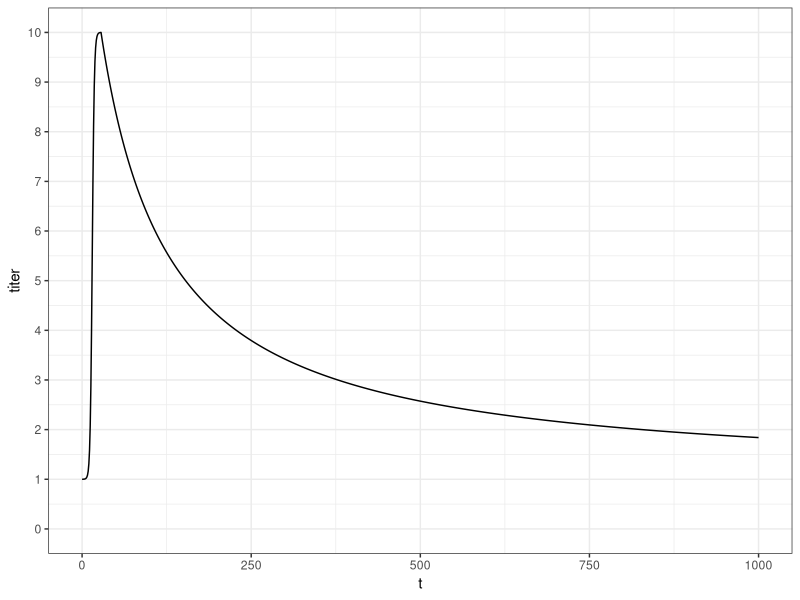
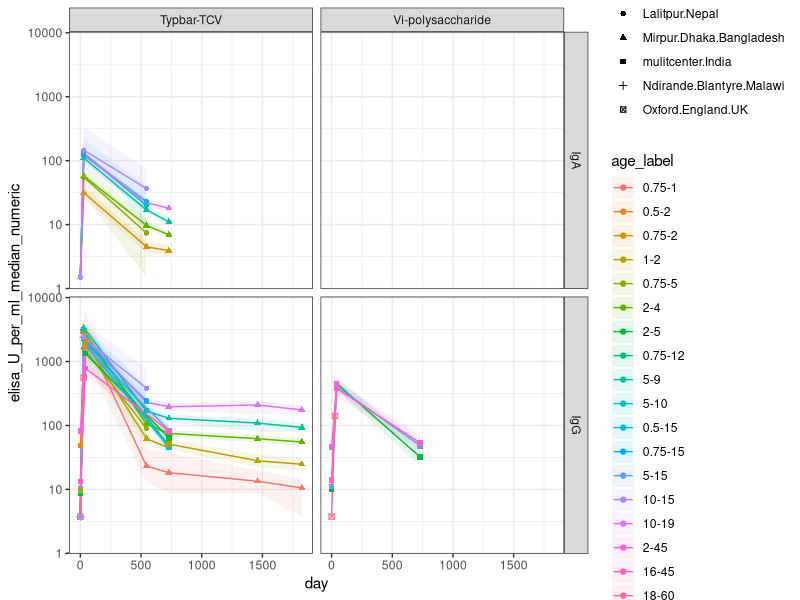

Here is the R script that generated these plots, in order: (Note: this script raises an error after producing the figures.)
# getting titer model going

library(tidyverse)
library(stats4)

# time series function for waning
# units in days
t_peak=21
t = seq(0,1e3,by=1)

titer_vs_time = function(t,T_decay=100,alpha=1,C_max=10,
                 C_min=1,T_rise=1.5,t_start=3,t_peak=28){
  # power law decay
  titer = (1+(t-t_peak)/(alpha*T_decay))^(-alpha)
  
  # simple logistic interpolator rise (this is just for continuity/realism. plays no role in the model)
  titer[t<t_peak] =
    (1/(1+exp(-(t[t<t_peak]-t_start*5)/T_rise)) - 1/(1+exp(-(0-t_start*5)/T_rise)))/
    (1/(1+exp(-(t_peak-t_start*5)/T_rise)) - 1/(1+exp(-(0-t_start*5)/T_rise)))
  
  # scale dimensions
  titer = C_min + (C_max-C_min)*titer
  
  return(titer)
}

plot_dat = data.frame(t=t,titer=titer_vs_time(t=t))
ggplot(plot_dat) +
  geom_line(aes(x=t,y=titer)) +
  theme_bw() +
  scale_y_continuous(limits=c(0,10),breaks=seq(0,10,by=1))



# bring in data!

# immunogenicitiy data
d_imm = readxl::read_excel('data/typhoid_vaccine_study_data.xlsx',sheet = 'immunogenicity') |>
  pivot_longer(
    cols = matches("^(treatment|control)_day"),    # select columns starting with "treatment" or "control" and "day"
    names_to = c("cohort", "day", "measure"),       # create three new columns from parts of the name
    names_pattern = "(treatment|control)_day(\\d+)_(.*)",  # regex to extract the cohort, day, and measure
    values_to = "value",                             # the data goes into a new column named 'value'
    values_transform = list(value = as.character)
  ) |>
  mutate(day = as.numeric(day)) |>
  pivot_wider(
    names_from = measure,
    values_from = value
  ) |>
  drop_na(N) |>
  mutate(across(c("age_min_years","age_max_years","N", "seropositive_percent", "fold_rise_median","fold_rise_lower",
                  "fold_rise_upper","seroconversion_percent"), as.numeric)) |>
  mutate(elisa_U_per_ml_median_numeric = if_else(elisa_U_per_ml_median=='<7.5',3.75,if_else(elisa_U_per_ml_median=='<3.0',1.5,as.numeric(elisa_U_per_ml_median)))) |>
  mutate(elisa_U_per_ml_lower_numeric = if_else(elisa_U_per_ml_lower=='<7.5',3.75,if_else(elisa_U_per_ml_lower=='<3.0',1.5,as.numeric(elisa_U_per_ml_lower)))) |>
  mutate(elisa_U_per_ml_upper_numeric = if_else(elisa_U_per_ml_upper=='<7.5',3.75,if_else(elisa_U_per_ml_upper=='<3.0',1.5,as.numeric(elisa_U_per_ml_upper)))) |>
  mutate(age_mean = 1/2*(age_min_years + age_max_years)) |>
  mutate(age_label = reorder(factor(paste(age_min_years,'-',age_max_years,sep='')),age_mean))

names(d_imm)


# need to rescale the Kossaczka1999 Vietnam data that uses a different elisa assay to match VaccZyme standard
# common reference is from Vi-polysaccharide vaccine

relevant_data = d_imm |> 
  filter(vaccine == 'Vi-polysaccharide') |>
  # comparable age cohorts
  filter(age_min_years==5) |>
  # comparable days
  filter(day ==0 | day == 42) |>
  # only comparable antigen left is IgG
  filter(antigen=='IgG') |>
  select(study,antigen, age_min_years,age_max_years,age_mean,day,elisa_U_per_ml_median_numeric)
relevant_data

# scaling multiplier thankfully looks homogenous from day 0 and day 42!
relevant_data |> group_by(age_min_years,day) |>
  reframe(ratio = elisa_U_per_ml_median_numeric/elisa_U_per_ml_median_numeric[study=='Kossaczka1999'])

Kossaczka_multiplier = (25.2 + 21.5)/2
Kossaczka_multiplier 

d_imm |> 
  filter(study == 'Kossaczka1999') |>
  filter(antigen =='IgG') |>
  select(study,antigen,age_min_years, age_max_years, age_mean,day, elisa_U_per_ml_median_numeric) |>
  print(n=35)

# rescale all Kossaczka data, including IgA (which is a leap!)

names(d_imm)
d_imm = d_imm |> 
  mutate(elisa_U_per_ml_median_numeric = if_else(study=='Kossaczka1999', Kossaczka_multiplier*elisa_U_per_ml_median_numeric,elisa_U_per_ml_median_numeric),
         elisa_U_per_ml_lower_numeric = if_else(study=='Kossaczka1999', Kossaczka_multiplier*elisa_U_per_ml_lower_numeric,elisa_U_per_ml_lower_numeric),
         elisa_U_per_ml_upper_numeric = if_else(study=='Kossaczka1999', Kossaczka_multiplier*elisa_U_per_ml_upper_numeric,elisa_U_per_ml_upper_numeric))

# linear proportional scaling seems unlikely, with the very high 18-35 day 42 titer...
d_imm |> 
  filter(study == 'Kossaczka1999') |>
  filter(antigen =='IgG') |>
  select(study,day,vaccine,age_min_years, age_max_years, age_mean,day, elisa_U_per_ml_median,elisa_U_per_ml_median_numeric) |>
  print(n=35)


# plot total individual VE for bacteriologically-confirmed typhoid fever vs time
plot_dat = d_imm |>
  filter(cohort == 'treatment') 

ggplot(plot_dat, aes(shape=dotname,color=age_label,fill=age_label,group=age_label)) +
  geom_ribbon(aes(x=day,ymin=elisa_U_per_ml_lower_numeric,ymax=elisa_U_per_ml_upper_numeric),color=NA,alpha=0.1) +
  geom_line(aes(x=day,y=elisa_U_per_ml_median_numeric)) +
  geom_point(aes(x=day,y=elisa_U_per_ml_median_numeric)) +
  facet_grid('antigen ~ vaccine') +
  theme_bw() +
  scale_y_continuous(trans='log10')


# fit to a single study group
fit_dat = d_imm |>
  filter(cohort == 'treatment') |>
  # filter(vaccine == 'Typbar-TCV') |> 
  filter(antigen == 'IgG') |>
  # filter(age_label %in% c('5-9','5-10')) |>
  filter(vaccine_schedule == 'single_dose') |>
  filter(day>0) |>
  filter(study !='Jin2017') |> filter(!(study=='Kossaczka1999' & age_min_years ==18 )) #excluding outliers for now...

fit_dat = fit_dat |> arrange(age_mean)

log_lsq_likelihood = function(C_max_TCV,T_decay,alpha,
                              beta_C_max_age_mean=0,beta_T_decay_age_mean=0,beta_alpha_age_mean=0,
                              Delta_C_max_Vips=0,Delta_C_max_VirEPA=0){
  
  titer=rep(NA,nrow(fit_dat))
  Tda = T_decay*exp(beta_T_decay_age_mean * fit_dat$age_mean)
  alpha_a = alpha*exp(beta_alpha_age_mean * fit_dat$age_mean)
  Cma=C_max_TCV*exp(beta_C_max_age_mean * fit_dat$age_mean)
 
   for (row in 1:length(titer)){
     if (fit_dat$vaccine[row] == 'Vi-polysaccharide'){
       Cma[row] = Cma[row]*exp(Delta_C_max_Vips)
     } else if (fit_dat$vaccine[row] == 'Vi-rEPA2'){
       Cma[row] = Cma[row]*exp(Delta_C_max_VirEPA)
     }
     
    titer[row]=titer_vs_time(t=fit_dat$day[row],C_max=Cma[row],T_decay=Tda[row],alpha=alpha_a[row])
  }
  
  # quick and dirty mean to mean log-lsq for now
    mlogL = sum((log(fit_dat$elisa_U_per_ml_median_numeric)-log(titer))^2/(log(fit_dat$elisa_U_per_ml_upper_numeric)-log(fit_dat$elisa_U_per_ml_lower_numeric))^2)
  
  return(mlogL)
}


mod = mle(log_lsq_likelihood,
          start=list(C_max_TCV=4000,T_decay=100,alpha=1,beta_C_max_age_mean=0,beta_T_decay_age_mean=0,beta_alpha_age_mean=0,Delta_C_max_Vips=-0,Delta_C_max_VirEPA=0),
          fixed=list(),
          control=list(parscale=c(1000,10,0.05,0.001,0.001,0.001,1,1)))
summary(mod) 

# fit
fitted= expand.grid(day=seq(0,2000,by=10),
                    age_mean=unique(fit_dat$age_mean),
                    antigen='IgG',
                    vaccine = unique(fit_dat$vaccine),
                    titer=NA) 
age_means=unique(fitted$age_mean)
vaccines=unique(fit_dat$vaccine)
Delta_coeff_C = c(0, coef(mod)['Delta_C_max_VirEPA'],coef(mod)['Delta_C_max_Vips'])
for (k in 1:length(age_means)){
  for (n in 1:length(vaccines)){
    idx = fitted$age_mean==age_means[k] & fitted$vaccine==vaccines[n]
    fitted$titer[idx] = titer_vs_time( t=seq(0,2000,by=10),
                                C_max=coef(mod)[1]*exp(coef(mod)[4]*age_means[k])*exp(Delta_coeff_C[n]),
                                T_decay=coef(mod)[2]*exp(coef(mod)[5]*age_means[k]),
                                alpha=coef(mod)[3]*exp(coef(mod)[6]*age_means[k]))
  }
}
fitted = fitted |> filter(interaction(age_mean,vaccine) %in% unique(interaction(fit_dat$age_mean,fit_dat$vaccine)))

ggplot() +
  geom_ribbon(data=fit_dat,aes(x=day,ymin=elisa_U_per_ml_lower_numeric,ymax=elisa_U_per_ml_upper_numeric,
                                fill=age_label,group=age_label),alpha=0.1) +
  geom_line(data=fit_dat,aes(x=day,y=elisa_U_per_ml_median_numeric,
                              color=age_label,group=age_label)) +
  geom_point(data=fit_dat,aes(x=day,y=elisa_U_per_ml_median_numeric,
                               shape=dotname,color=age_label,group=age_label)) +
  geom_line(data=fitted,aes(x=day,y=titer,group=interaction(age_mean,vaccine)),color='black') +
  facet_wrap('vaccine ~ age_mean') +
  theme_bw() +
  scale_y_continuous(trans='log10')



## boosting

names(d_imm)

boosting_data = d_imm |> filter(study %in% c('Kossaczka1999','Mohan2015')) |>
  filter(antigen=='IgG') |>
  filter( (study == 'Kossaczka1999' & age_min_years == 2) | 
            (study == 'Kossaczka1999' & age_min_years == 18) | 
            (study == 'Mohan2015' & age_min_years == 2 & age_max_years == 45) |
            (study == 'Mohan2015' & age_min_years == 0.5 & age_max_years == 2)) |>
  mutate(group_label = interaction(vaccine,age_label, vaccine_schedule))
boosting_data


ggplot(boosting_data) +
  geom_ribbon(aes(x=day,ymin=elisa_U_per_ml_lower_numeric,ymax=elisa_U_per_ml_upper_numeric,
                               fill=vaccine_schedule,group=group_label),alpha=0.1) +
  geom_line(aes(x=day,y=elisa_U_per_ml_median_numeric,
                             color=vaccine_schedule,group=group_label)) +
  geom_point(aes(x=day,y=elisa_U_per_ml_median_numeric,
                              shape=study,color=vaccine_schedule,group=group_label)) +
  facet_wrap('vaccine ~ age_mean') +
  theme_bw() +
  scale_y_continuous(trans='log10')


# slice it into fold-rise
# first, exclude the time points that aren't immediately pre or post vaccination
boosting_data = boosting_data |> 
  filter(day <100) |>
  filter(!(study == 'Kossaczka1999' & vaccine_schedule == 'single_dose' & day==70))

# all remaining data is a pre-post pair or pre-(post1=pre2)-post2 triplet
ggplot(boosting_data) +
  geom_ribbon(aes(x=day,ymin=elisa_U_per_ml_lower_numeric,ymax=elisa_U_per_ml_upper_numeric,
                  fill=vaccine_schedule,group=group_label),alpha=0.1) +
  geom_line(aes(x=day,y=elisa_U_per_ml_median_numeric,
                color=vaccine_schedule,group=group_label)) +
  geom_point(aes(x=day,y=elisa_U_per_ml_median_numeric,
                 shape=study,color=vaccine_schedule,group=group_label)) +
  facet_wrap('vaccine ~ age_mean') +
  theme_bw() +
  scale_y_continuous(trans='log10')


# let's duplicate and shift that triplet so everything is a pre-post pair
tmp = boosting_data |> filter(study == 'Kossaczka1999' & vaccine_schedule == 'two_dose_6_week') 
tmp$vaccine_schedule[1:2]='single_dose'
tmp[4,] = tmp[3,]
tmp[3,] = tmp[2,]
tmp[3,'day']=0
tmp[4,'day']=70-42
tmp[3:4,'vaccine_schedule']='booster'

boosting_data = boosting_data |>
  filter(!(study == 'Kossaczka1999' & vaccine_schedule == 'two_dose_6_week')) |>
  rbind(tmp) |>
  mutate(group_label = interaction(study,vaccine,age_label, vaccine_schedule))


# all remaining data is a pre-post pair!
ggplot(boosting_data) +
  geom_ribbon(aes(x=day,ymin=elisa_U_per_ml_lower_numeric,ymax=elisa_U_per_ml_upper_numeric,
                  fill=vaccine_schedule,group=group_label),alpha=0.1) +
  geom_line(aes(x=day,y=elisa_U_per_ml_median_numeric,
                color=vaccine_schedule,group=group_label)) +
  geom_point(aes(x=day,y=elisa_U_per_ml_median_numeric,
                 shape=study,color=vaccine_schedule,group=group_label)) +
  facet_wrap('vaccine ~ age_mean') +
  theme_bw() +
  scale_y_continuous(trans='log10')

# convert to fold rise
boosting_data = boosting_data |>
  select(study, vaccine,age_label, vaccine_schedule,antigen, age_min_years,age_max_years,age_mean,age_label, 
         day,elisa_U_per_ml_median_numeric,group_label) 

boosting_data$fold_rise[boosting_data$day>0] = 
  boosting_data$elisa_U_per_ml_median_numeric[boosting_data$day>0]/boosting_data$elisa_U_per_ml_median_numeric[boosting_data$day==0]

boosting_data$pre_vax_elisa[boosting_data$day>0] = boosting_data$elisa_U_per_ml_median_numeric[boosting_data$day==0] 

boosting_data = boosting_data |> filter(day>0)
  
# fold-rise vs pre-challenge correlate. It's a joy when the theory holds for a new system!
# https://famulare.github.io/2024/03/18/Hypothesis-why-do-neutralizing-antibody-titers-max-out.html
ggplot(boosting_data) +
  geom_point(aes(x=pre_vax_elisa,y=fold_rise,
                 shape=age_label,color=vaccine,group=group_label)) +
  theme_bw() +
  scale_y_continuous(trans='log10') +
  scale_x_continuous(trans='log10')

# adjust fold-rise with waning model to get true peak fold rise estimates
# probably need to think about age!

boosting_data$fold_rise_adjusted = boosting_data$fold_rise

for (row in 1:nrow(boosting_data)){
  boosting_data$fold_rise_adjusted[row] = boosting_data$fold_rise_adjusted[row]*
    titer_vs_time(t=28,
                  C_max=coef(mod)[1]*exp(coef(mod)[4]*age_means[k])*exp(Delta_coeff_C[n]),
                  T_decay=coef(mod)[2]*exp(coef(mod)[5]*age_means[k]),
                  alpha=coef(mod)[3]*exp(coef(mod)[6]*age_means[k])) /
    titer_vs_time(t=boosting_data$day[row],
                  C_max=coef(mod)[1]*exp(coef(mod)[4]*age_means[k])*exp(Delta_coeff_C[n]),
                  T_decay=coef(mod)[2]*exp(coef(mod)[5]*age_means[k]),
                  alpha=coef(mod)[3]*exp(coef(mod)[6]*age_means[k]))
}

plot(boosting_data$fold_rise,boosting_data$fold_rise_adjusted-boosting_data$fold_rise)

# boosting model equations and fitting
fold_rise_model = function(CoP_pre,mu_0,CoP_max, CoP_min=1){
  fold_rise = 10^(mu_0*(1-(log10(CoP_pre)-log10(CoP_min))/(log10(CoP_max)-log10(CoP_min))))
  return(fold_rise)
}


fold_rise_mlogL = function(mu_TCV,mu_Vips,mu_VirEPA,CoP_max){
  mlogL=0
  for (row in 1:nrow(boosting_data)){
    if (boosting_data$vaccine[row]=='Typbar-TCV'){
      fold_rise = fold_rise_model(CoP_pre = boosting_data$pre_vax_elisa[row],mu_0=mu_TCV,CoP_max=CoP_max)
    } else if (boosting_data$vaccine[row]=='Vi-polysaccharide'){
      fold_rise = fold_rise_model(CoP_pre = boosting_data$pre_vax_elisa[row],mu_0=mu_Vips,CoP_max=CoP_max)
    } else if (boosting_data$vaccine[row]=='Vi-rEPA2'){
      fold_rise = fold_rise_model(CoP_pre = boosting_data$pre_vax_elisa[row],mu_0=mu_VirEPA,CoP_max=CoP_max)
    }
    fold_rise = fold_rise
  mlogL = mlogL + (log(boosting_data$fold_rise_adjusted[row])-log(fold_rise))^2
  }
  return(mlogL)
}

mod = mle(fold_rise_mlogL,
          start=list(mu_TCV=3,mu_Vips=2,mu_VirEPA=3,CoP_max=2000),
          control=list(parscale=c(0.1,0.1,0.1,10)))
summary(mod) 

vaccines = unique(boosting_data$vaccine)
fitted_boosting = expand.grid(vaccine=vaccines,
                              pre_vax_elisa = 10^seq(0,4,by=0.01))
for (row in 1:nrow(fitted_boosting)){
  if (fitted_boosting$vaccine[row]=='Typbar-TCV'){
    fitted_boosting$fold_rise[row] = fold_rise_model(CoP_pre = fitted_boosting$pre_vax_elisa[row],mu_0=coef(mod)[1],CoP_max=coef(mod)[4])
  } else if (fitted_boosting$vaccine[row]=='Vi-polysaccharide'){
    fitted_boosting$fold_rise[row] = fold_rise_model(CoP_pre = fitted_boosting$pre_vax_elisa[row],mu_0=coef(mod)[2],CoP_max=coef(mod)[4])
  } else if (fitted_boosting$vaccine[row]=='Vi-rEPA2'){
    fitted_boosting$fold_rise[row] = fold_rise_model(CoP_pre = fitted_boosting$pre_vax_elisa[row],mu_0=coef(mod)[3],CoP_max=coef(mod)[4])
  }
}

# yay! this works, except that there are many observed values above the so-called maximum. 
ggplot() +
  geom_line(data=fitted_boosting,aes(x=pre_vax_elisa,y=fold_rise,
                                     color=vaccine,group=vaccine)) +
  geom_point(data=boosting_data,aes(x=pre_vax_elisa,y=fold_rise_adjusted,
                 shape=age_label,color=vaccine,group=group_label)) +
  theme_bw() +
  scale_y_continuous(trans='log10') +
  scale_x_continuous(trans='log10')

max(d_imm$elisa_U_per_ml_median_numeric)
max(d_imm$elisa_U_per_ml_upper_numeric)

# actually hmmm the one really high titer is an outlier, which is revealing that linear proportional scaling of the old assay to new is probably wrong
# otherwise, this all works to a factor of 2, which is within expected precision.
max_titer_df =d_imm |> 
  filter(antigen == 'IgG') |>
  filter(day<50 & day >0) |>
  filter(vaccine != 'Vi_polysaccharide') |>
  group_by(age_mean,age_label,study,day,assay,vaccine) |>
  summarize(max_EUpml_median = max(elisa_U_per_ml_median_numeric),
                                          max_EUpml_upper = max(elisa_U_per_ml_upper_numeric))
print(max_titer_df,n=30)

max_titer_df |>
  ggplot() +
    geom_point(aes(x=age_mean,y=max_EUpml_median,color=assay,shape=vaccine)) +
    geom_hline(yintercept = coef(mod)[4],linetype='dashed') +
    scale_y_continuous(trans='log2',limits=2^c(7,14),breaks=2^seq(7,14),minor_breaks = NULL)


# hmm... it is interesting that if, maybe, you happen to get to a higher titer than the boost max, that we wouldn't expect a boost again...
# Ah I see what's happening! It looks like the conjugate vaccines hit the maximum possible antibody level in one dose. 
# And so each re-dose just brings you back up.
# 

# so let's refit dropping Vi-rEPA since I probably don't understand that titer data
boosting_data = boosting_data |> filter(vaccine != 'Vi-rEPA2')
fold_rise_mlogL = function(mu_TCV,mu_Vips,CoP_max){
  mlogL=0
  for (row in 1:nrow(boosting_data)){
    if (boosting_data$vaccine[row]=='Typbar-TCV'){
      fold_rise = fold_rise_model(CoP_pre = boosting_data$pre_vax_elisa[row],mu_0=mu_TCV,CoP_max=CoP_max)
    } else if (boosting_data$vaccine[row]=='Vi-polysaccharide'){
      fold_rise = fold_rise_model(CoP_pre = boosting_data$pre_vax_elisa[row],mu_0=mu_Vips,CoP_max=CoP_max)
    }
    fold_rise = fold_rise
    mlogL = mlogL + (log(boosting_data$fold_rise_adjusted[row])-log(fold_rise))^2
  }
  return(mlogL)
}

mod = mle(fold_rise_mlogL,
          start=list(mu_TCV=3,mu_Vips=2,CoP_max=2000),
          control=list(parscale=c(0.1,0.1,10)))
summary(mod) 

vaccines = unique(boosting_data$vaccine)
fitted_boosting = expand.grid(vaccine=vaccines,
                              pre_vax_elisa = 10^seq(0,4,by=0.01))
for (row in 1:nrow(fitted_boosting)){
  if (fitted_boosting$vaccine[row]=='Typbar-TCV'){
    fitted_boosting$fold_rise[row] = fold_rise_model(CoP_pre = fitted_boosting$pre_vax_elisa[row],mu_0=coef(mod)[1],CoP_max=coef(mod)[3])
  } else if (fitted_boosting$vaccine[row]=='Vi-polysaccharide'){
    fitted_boosting$fold_rise[row] = fold_rise_model(CoP_pre = fitted_boosting$pre_vax_elisa[row],mu_0=coef(mod)[2],CoP_max=coef(mod)[3])
  } 
}

ggplot() +
  geom_line(data=fitted_boosting,aes(x=pre_vax_elisa,y=fold_rise,
                                     color=vaccine,group=vaccine)) +
  geom_point(data=boosting_data,aes(x=pre_vax_elisa,y=fold_rise_adjusted,
                                    shape=age_label,color=vaccine,group=group_label)) +
  theme_bw() +
  scale_y_continuous(trans='log10') +
  scale_x_continuous(trans='log10')

max_titer_df |>
  ggplot() +
  geom_point(aes(x=age_mean,y=max_EUpml_median,color=assay,shape=vaccine)) +
  geom_hline(yintercept = coef(mod)[3],linetype='dashed') +
  scale_y_continuous(trans='log2',limits=2^c(7,14),breaks=2^seq(7,14),minor_breaks = NULL)



# It's also interesting that the polysaccharide data looks like it has a shared slope with the conjugates and not a shared intercept.
# My expectation is the intercept should be a human host property, not a vaccine property. But perhaps this is wrong. Not much to say confidently
# either way with just 2 points, but I'm sure there's more Vi-polysaccharide vaccine data out there to add...
